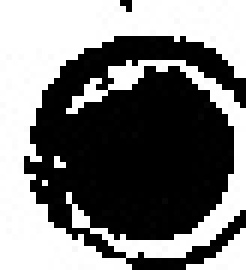
#> input picture opencv-operation/gray2binary/code/IMGCrop/b.jpg, 41 x 45 px, found by its file name (shown 6 times larger)
$ python HF.py
#> lines starting #> are read from the running program, lines starting #| are printed output that depends on the picture
import os
import cv2
import numpy as np

# img_paths = [
#     r"E:\jinji\0001.png",
#     r"E:\jinji\0010.jpg"
# ]
#
# for path in img_paths:
#
#     img = cv2.imread(path, 0)
#     # img = cv2.medianBlur(img,3)
#     cv2.imshow('img_o', img)
#     img = cv2.GaussianBlur(img, (3, 3), 0)
#     img = cv2.medianBlur(img, 5)
#     cimg = cv2.cvtColor(img, cv2.COLOR_GRAY2BGR)
#
#     circles = cv2.HoughCircles(img, cv2.HOUGH_GRADIENT, 1, 60, param1=30, param2=12, minRadius=2, maxRadius=30)
#
#     circles = np.uint16(np.around(circles))
#
#     for i in circles[0, :]:
#         # draw the outer circle
#         cv2.circle(cimg, (i[0], i[1]), i[2], (0, 255, 0), 1)
#         # draw the center of the circle
#         cv2.circle(cimg, (i[0], i[1]), 2, (0, 0, 255), 1)
#
#     cv2.imshow('detected circles', cimg)
#     cv2.waitKey(0)
# cv2.destroyAllWindows()

def HFFunction(img_path):
    img = cv2.imread(img_path) # BGR
#> img is the input picture: shape (45, 41, 3); min 0, max 255, mean 122.2
    img = cv2.pyrMeanShiftFiltering(src=img, sp=5, sr=16) # remove background
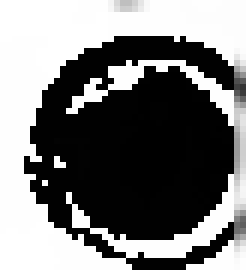
#> img: shape (45, 41, 3) (shown 6 times larger); min 0, max 255, mean 121.6
    cv2.imshow('img_o', img)
    cv2.moveWindow('img_o',800,400)

    # g = cv2.getStructuringElement(cv2.MORPH_RECT, (2, 2)) # 开运算
    # img = cv2.morphologyEx(img, cv2.MORPH_OPEN, g)

    img = cv2.cvtColor(img, cv2.COLOR_BGR2GRAY) # BGR->GRAY
#> img: shape (45, 41)

    # img = cv2.equalizeHist(img)

    img = cv2.medianBlur(img, 3)
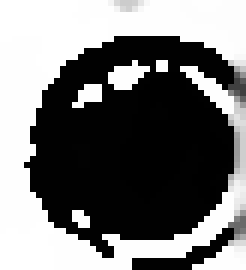
#> img: shape (45, 41) (shown 6 times larger); min 0, max 255, mean 119.3
    # img = cv2.GaussianBlur(img, (5, 5), 0)
    img = cv2.medianBlur(img, 5)
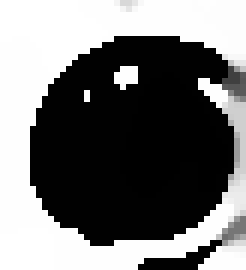
#> img: shape (45, 41) (shown 6 times larger); min 0, max 255, mean 116.8

    # clahe = cv2.createCLAHE(clipLimit=2.0, tileGridSize=(8, 8))
    # img = clahe.apply(img)

    cimg = cv2.cvtColor(img, cv2.COLOR_GRAY2BGR) # Gray->BGR
    circles = cv2.HoughCircles(img, cv2.HOUGH_GRADIENT, 1, 100, param1=100, param2=20, minRadius=1, maxRadius=20)
#> circles = [[23.5, 24.5, 19.4]]

    if type(circles) != type(None):
        circles = np.uint16(np.around(circles))
#> circles = [[24, 24, 19]]
        for i in circles[0, :]:
            # draw the outer circle
            cv2.circle(cimg, (i[0], i[1]), i[2], (0, 255, 0), 1)
            r = i[2]
            center = (i[0], i[1])
            # draw the center of the circle
            cv2.circle(cimg, (i[0], i[1]), 2, (0, 0, 255), 1)
            print(center,r)
#> this loop made 1 pass
#> (i, r) on pass 1: ([24, 24, 19], 19)
#| (24, 24) 19
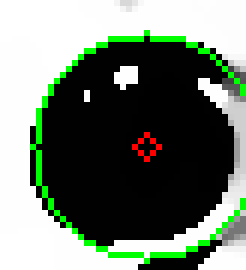
#> cimg: shape (45, 41, 3) (shown 6 times larger); mean B, G, R 112.1, 124.1, 113.2

        cv2.imshow('detected circles', cimg)
        cv2.moveWindow('detected circles', 900, 400)
        cv2.waitKey(0)
        cv2.destroyAllWindows()
    else:
        print('未检测到圆')


def function2(img_path):
    """测试去除背景代码"""
    img = cv2.imread(img_path)
    img = cv2.pyrMeanShiftFiltering(src=img, sp=5, sr=16)
    # cv2.imshow('test',img)
    # cv2.moveWindow('test',800,400)
    # print((img.shape))
    cv2.waitKey(0)

if __name__ == '__main__':
    # [6 lines of commented-out code are left out]

    img_path = r'D:\projects\opencv-operation\gray2binary\code\IMGCrop\b.jpg'
    HFFunction(img_path)
